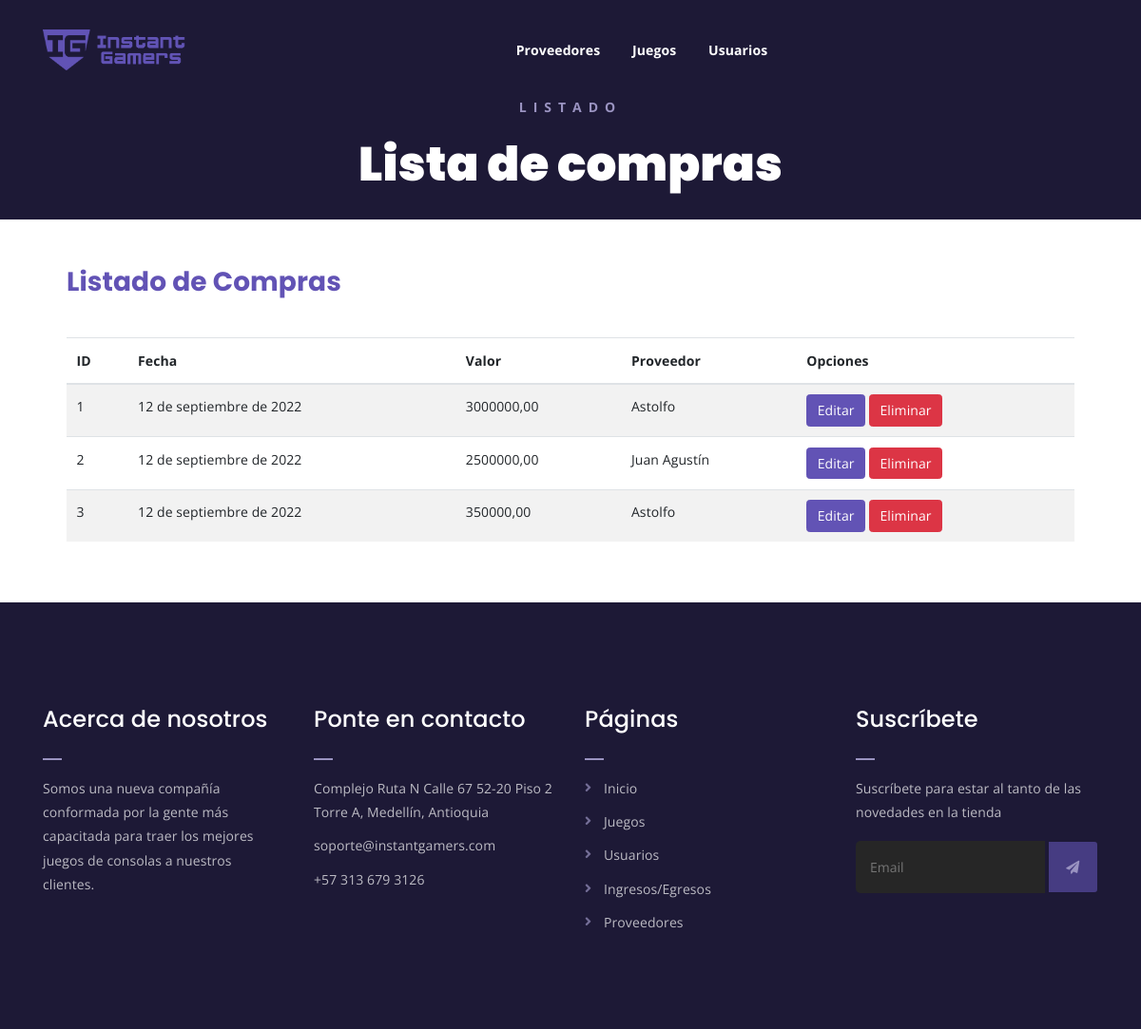
Screenshot of /webapp/listarCompras/ with the database file from the repository.
### webapp/models.py (models this page shows, shortened)
class Compra(models.Model):
    fecha = models.DateField()
    valor = models.DecimalField(max_digits=15, decimal_places=2, default=0.00)
    id_proveedor = models.ForeignKey(Proveedor, on_delete=models.DO_NOTHING)

class Proveedor(models.Model):
    nombre = models.CharField(max_length=50)
    email = models.EmailField(max_length=100)
    telefono = models.IntegerField(null=True)
    def __str__(self) -> str:
        return f"{self.nombre}"

### webapp/views.py (the view)
# urls.py: path('listarCompras/', views.listarCompras, name="listarCompras"),
def listarCompras(request):
    return render(request, 'webapp/compra/listar_compras.html', {'compras': Compra.objects.all()})

### webapp/templates/webapp/compra/listar_compras.html (shortened to what this page needs)
{% extends 'webapp/base-crud.html' %}
{% load static %}
{% block encabezado %}Listado{% endblock encabezado %}
{% block subencabezado %}Lista de compras{% endblock subencabezado %}
{% block contenedor %}
{% if compras %}
<div class="listar-generos-juegos mt-150 mb-150">
    <div class="contenedor">
        <h3>Listado de Compras</h3>
		<br/>
        <div class="table-responsive">
            <table id="lista" class="table table-striped table-hover">
                <thead>
                    <tr>
                        <th>ID</th>
                        <th>Fecha</th>
                        <th>Valor</th>
                        <th>Proveedor</th>
                        <th colspan="2">Opciones</th>
                    </tr>
                </thead>
                <tbody>
                    {% for compra in compras %}
                    <tr>
                        <td> {{compra.id}} </td>
                        <td> {{compra.fecha}} </td>
                        <td> {{compra.valor}} </td>
                        <td> {{compra.id_proveedor}} </td>
                        <td>
                            <a href="" class="btn btn-info">Editar</a>
                            <a href="../eliminarJuego/{{juego.id}}" class="btn btn-danger">Eliminar</a>
                        </td>
                    </tr>
                    {% endfor %}
                </tbody>
            </table>
        </div>
    </div>
</div>
{% else %}
No hay datos
{% endif %}
{% endblock contenedor %}

### webapp/static/webapp/assets/css/main.css (style rules this page uses)
:root { --purple: #6253b5; --lightpurple: #9a93c1; --darkpurple: #463c82; --darkerpurple: #1d1936; --grey: #262626; --white: #ffffff; --yellow: #ffe161; }
html { font-size: 14px; font-weight: 400; line-height: 28px; height: 100%; }
body { font-family: "Open Sans", sans-serif; font-weight: 400; font-size: 1rem; letter-spacing: 0.1px; line-height: 1.8; color: #051922; overflow-x: hidden; }
a { cursor: pointer; text-decoration: none; -webkit-transition: all 0.2s ease-in-out; -o-transition: all 0.2s ease-in-out; transition: all 0.2s ease-in-out; }
h1, .h1, h2, .h2, h3, .h3, h4, .h4, h5, .h5, h6, .h6 { font-family: "Poppins", sans-serif; font-weight: 700; margin: 0 0 1.25rem 0; color: var(--purple); }
h3, .h3 { font-size: 2rem; font-weight: 700; line-height: 2.25rem; }
.mt-150 { margin-top: 150px; }
.mb-150 { margin-bottom: 50px; margin-top: 50px; }
html, body { height: 100%; }
thead { border-bottom: 1px solid #eee; }
.contenedor { padding-left: 5em; padding-right: 5em; }

### webapp/static/webapp/assets/css/modals.css (style rules this page uses)
@media (min-width: 576px) { .btn-info { color: #fff; background-color: #6253B5; border-color: #6253B5; } }

### rows the page displays
Compra: id "1", fecha "12 de septiembre de 2022", valor "3000000,00", id_proveedor "Astolfo"
Compra: id "2", fecha "12 de septiembre de 2022", valor "2500000,00", id_proveedor "Juan Agustín"
Compra: id "3", fecha "12 de septiembre de 2022", valor "350000,00", id_proveedor "Astolfo"
